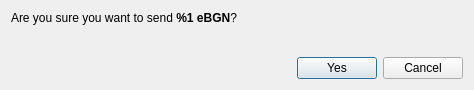
<?xml version="1.0" encoding="UTF-8"?>
<ui version="4.0">
 <class>ConfirmSendDialog</class>
 <widget class="QDialog" name="ConfirmSendDialog">
  <property name="windowModality">
   <enum>Qt::ApplicationModal</enum>
  </property>
  <property name="geometry">
   <rect>
    <x>0</x>
    <y>0</y>
    <width>474</width>
    <height>90</height>
   </rect>
  </property>
  <property name="windowTitle">
   <string>Comfirm sending %1 eBGN</string>
  </property>
  <layout class="QVBoxLayout" name="verticalLayout">
   <item>
    <layout class="QVBoxLayout" name="verticalLayout_2">
     <item>
      <widget class="QLabel" name="m_confirmLabel">
       <property name="text">
        <string>&lt;html&gt;&lt;head/&gt;&lt;body&gt;&lt;p&gt;Are you sure you want to send &lt;strong&gt;%1 eBGN&lt;/strong&gt;?&lt;/p&gt;&lt;/body&gt;&lt;/html&gt;</string>
       </property>
       <property name="textFormat">
        <enum>Qt::RichText</enum>
       </property>
      </widget>
     </item>
     <item>
      <widget class="QLabel" name="m_paymentIdLabel">
       <property name="text">
        <string/>
       </property>
       <property name="textFormat">
        <enum>Qt::RichText</enum>
       </property>
      </widget>
     </item>
    </layout>
   </item>
   <item>
    <spacer name="verticalSpacer">
     <property name="orientation">
      <enum>Qt::Vertical</enum>
     </property>
     <property name="sizeHint" stdset="0">
      <size>
       <width>20</width>
       <height>40</height>
      </size>
     </property>
    </spacer>
   </item>
   <item>
    <layout class="QHBoxLayout" name="horizontalLayout_2">
     <item>
      <spacer name="horizontalSpacer">
       <property name="orientation">
        <enum>Qt::Horizontal</enum>
       </property>
       <property name="sizeHint" stdset="0">
        <size>
         <width>40</width>
         <height>20</height>
        </size>
       </property>
      </spacer>
     </item>
     <item>
      <widget class="QPushButton" name="m_okButton">
       <property name="text">
        <string>Yes</string>
       </property>
       <property name="icon">
        <iconset resource="../../resources.qrc">
         <normaloff>:/icons/transaction</normaloff>:/icons/transaction</iconset>
       </property>
      </widget>
     </item>
     <item>
      <widget class="QPushButton" name="m_cancelButton">
       <property name="text">
        <string>Cancel</string>
       </property>
       <property name="icon">
        <iconset resource="../../resources.qrc">
         <normaloff>:/icons/cancel</normaloff>:/icons/cancel</iconset>
       </property>
      </widget>
     </item>
    </layout>
   </item>
  </layout>
 </widget>
 <resources>
  <include location="../../resources.qrc"/>
 </resources>
 <connections>
  <connection>
   <sender>m_okButton</sender>
   <signal>clicked()</signal>
   <receiver>ConfirmSendDialog</receiver>
   <slot>accept()</slot>
   <hints>
    <hint type="sourcelabel">
     <x>500</x>
     <y>62</y>
    </hint>
    <hint type="destinationlabel">
     <x>276</x>
     <y>44</y>
    </hint>
   </hints>
  </connection>
  <connection>
   <sender>m_cancelButton</sender>
   <signal>clicked()</signal>
   <receiver>ConfirmSendDialog</receiver>
   <slot>reject()</slot>
   <hints>
    <hint type="sourcelabel">
     <x>417</x>
     <y>62</y>
    </hint>
    <hint type="destinationlabel">
     <x>276</x>
     <y>44</y>
    </hint>
   </hints>
  </connection>
 </connections>
</ui>
